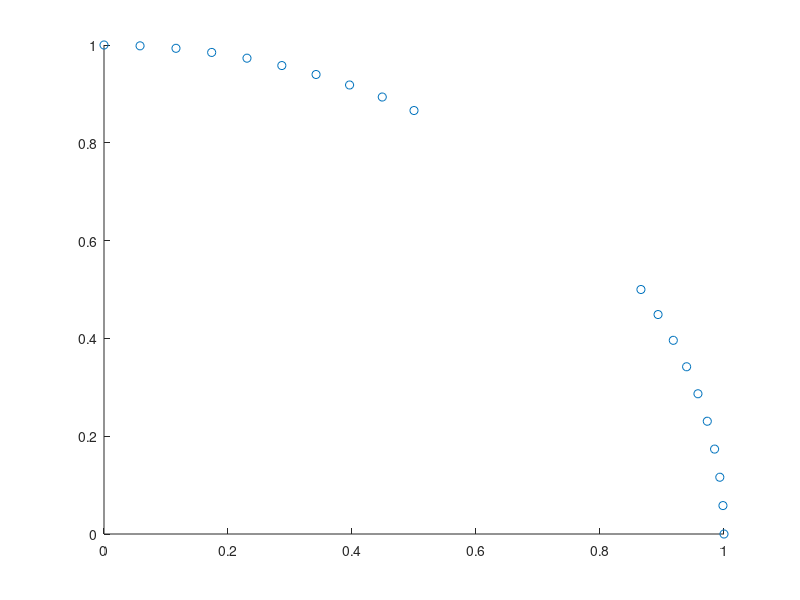

MATLAB code for this plot: (Note: this script raises an error after producing the figure.)
%% Initialization
points_per_cluster = 10;

%% Make stereotypical PCA data
gauss_a = randn(2*points_per_cluster,1);
gauss_b = randn(2*points_per_cluster,1)/20;
stereotype = [gauss_a*sqrt(2)/2-gauss_b*sqrt(2)/2,gauss_a*sqrt(2)/2+gauss_b*sqrt(2)/2];

%% Plot stereotypical PCA
scatter(stereotype(:,1), stereotype(:,2));

%% Make the original simple data
%
% For the simple dataset, the original data is points evenly angularly
% distributed in two 30 degree segments on the surface of a unit circle,
% separated by 30 degrees. Note that the maximum difference between two
% points is less than 180 degrees, so the included angle is all that is
% important for the cosine (no wierd wrap-around effects).
simple_angles = ...
    [linspace(0,2*pi/12,points_per_cluster),...
    linspace(4*pi/12, 6*pi/12, points_per_cluster)]';
simple = [...
    cos(simple_angles), ...
    sin(simple_angles)];

%% Plot the original simple data
scatter(simple(:,1), simple(:,2));
xlim([0,1]); ylim([0,1]);

%% Perform MDS on the simple data
simple_scaled = mdscale(pdist(simple,'cosine'),2,'Criterion','metricstress');

%% Plot the MD scaled simple data
scatter(simple_scaled(:,1), simple_scaled(:,2));
xlim([-0.4,0.4]); ylim([-0.4,0.4]);

%% Make the radius-perturbed simple data
perturbed_radii = 1+round(rand(size(simple_angles)))/4;
perturbed = [...
    cos(simple_angles).*perturbed_radii, ...
    sin(simple_angles).*perturbed_radii];

%% Plot the perturbed data
scatter(perturbed(:,1),perturbed(:,2));
xlim([0,2]); ylim([0,2]);

%% Perform MDS on the perturbed data
perturbed_scaled = mdscale(pdist(perturbed,'cosine'),2,'Criterion','metricstress');

%% Plot the MD scaled perturbed data
scatter(perturbed_scaled(:,1),perturbed_scaled(:,2));
xlim([-0.4,0.4]); ylim([-0.4,0.4]);

%% Perform PCA on the simple and perturbed data
[simple_components,simple_scores] = princomp(simple);
[perturbed_components,perturbed_scores] = princomp(perturbed);

%% Plot the PCA'd simple data
scatter(simple_scores(:,1), simple_scores(:,2));
xlim([-0.8,0.8]); ylim([-0.8,0.8]);

%% Perform PCA on the MD scaled simple and perturbed data
[simple_scaled_components,simple_scaled_scores] = princomp(simple_scaled);
[perturbed_scaled_components,perturbed_scaled_scores] = princomp(perturbed_scaled);

%% Plot the PCA'd MD scaled simple data
scatter(simple_scaled_scores(:,1), simple_scaled_scores(:,2));
xlim([-0.4,0.4]); ylim([-0.4,0.4]);

%% Plot the PCA'd perturbed data
scatter(perturbed_scores(:,1), perturbed_scores(:,2));
xlim([-1,1]); ylim([-1,1]);

%% Plot the PCA'd MD scaled perturbed data
scatter(perturbed_scaled_scores(:,1), perturbed_scaled_scores(:,2));
xlim([-0.4,0.4]); ylim([-0.4,0.4]);
